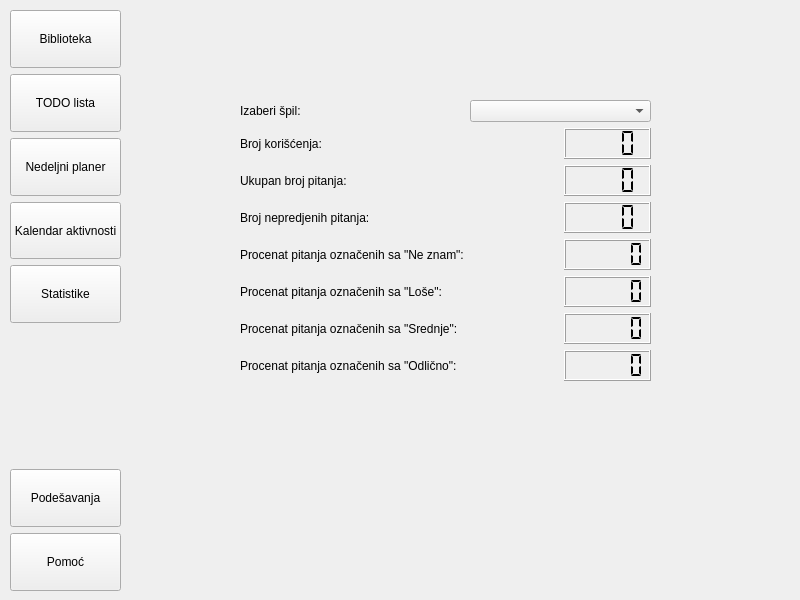
<?xml version="1.0" encoding="UTF-8"?>
<ui version="4.0">
 <class>StatsWindow</class>
 <widget class="QWidget" name="StatsWindow">
  <property name="geometry">
   <rect>
    <x>0</x>
    <y>0</y>
    <width>800</width>
    <height>600</height>
   </rect>
  </property>
  <property name="windowTitle">
   <string>Form</string>
  </property>
  <widget class="QWidget" name="layoutWidget">
   <property name="geometry">
    <rect>
     <x>10</x>
     <y>10</y>
     <width>111</width>
     <height>581</height>
    </rect>
   </property>
   <layout class="QVBoxLayout" name="verticalLayout">
    <item>
     <widget class="QPushButton" name="libraryButton">
      <property name="sizePolicy">
       <sizepolicy hsizetype="Minimum" vsizetype="MinimumExpanding">
        <horstretch>0</horstretch>
        <verstretch>0</verstretch>
       </sizepolicy>
      </property>
      <property name="text">
       <string>Biblioteka</string>
      </property>
     </widget>
    </item>
    <item>
     <widget class="QPushButton" name="todoButton">
      <property name="sizePolicy">
       <sizepolicy hsizetype="Minimum" vsizetype="MinimumExpanding">
        <horstretch>0</horstretch>
        <verstretch>0</verstretch>
       </sizepolicy>
      </property>
      <property name="text">
       <string>TODO lista</string>
      </property>
     </widget>
    </item>
    <item>
     <widget class="QPushButton" name="planerButton">
      <property name="sizePolicy">
       <sizepolicy hsizetype="Minimum" vsizetype="MinimumExpanding">
        <horstretch>0</horstretch>
        <verstretch>0</verstretch>
       </sizepolicy>
      </property>
      <property name="text">
       <string>Nedeljni planer</string>
      </property>
     </widget>
    </item>
    <item>
     <widget class="QPushButton" name="calendarButton">
      <property name="sizePolicy">
       <sizepolicy hsizetype="Minimum" vsizetype="MinimumExpanding">
        <horstretch>0</horstretch>
        <verstretch>0</verstretch>
       </sizepolicy>
      </property>
      <property name="text">
       <string>Kalendar aktivnosti</string>
      </property>
     </widget>
    </item>
    <item>
     <widget class="QPushButton" name="statsButton">
      <property name="sizePolicy">
       <sizepolicy hsizetype="Minimum" vsizetype="MinimumExpanding">
        <horstretch>0</horstretch>
        <verstretch>0</verstretch>
       </sizepolicy>
      </property>
      <property name="text">
       <string>Statistike</string>
      </property>
     </widget>
    </item>
    <item>
     <spacer name="verticalSpacer">
      <property name="orientation">
       <enum>Qt::Vertical</enum>
      </property>
      <property name="sizeType">
       <enum>QSizePolicy::Minimum</enum>
      </property>
      <property name="sizeHint" stdset="0">
       <size>
        <width>20</width>
        <height>140</height>
       </size>
      </property>
     </spacer>
    </item>
    <item>
     <widget class="QPushButton" name="settingsButton">
      <property name="sizePolicy">
       <sizepolicy hsizetype="Minimum" vsizetype="MinimumExpanding">
        <horstretch>0</horstretch>
        <verstretch>0</verstretch>
       </sizepolicy>
      </property>
      <property name="text">
       <string>Podešavanja</string>
      </property>
     </widget>
    </item>
    <item>
     <widget class="QPushButton" name="helpButton">
      <property name="sizePolicy">
       <sizepolicy hsizetype="Minimum" vsizetype="MinimumExpanding">
        <horstretch>0</horstretch>
        <verstretch>0</verstretch>
       </sizepolicy>
      </property>
      <property name="text">
       <string>Pomoć</string>
      </property>
     </widget>
    </item>
   </layout>
  </widget>
  <widget class="QWidget" name="gridLayoutWidget">
   <property name="geometry">
    <rect>
     <x>240</x>
     <y>100</y>
     <width>411</width>
     <height>281</height>
    </rect>
   </property>
   <layout class="QGridLayout" name="gridLayout">
    <item row="7" column="2">
     <widget class="QLCDNumber" name="midNumber">
      <property name="smallDecimalPoint">
       <bool>true</bool>
      </property>
      <property name="digitCount">
       <number>5</number>
      </property>
      <property name="segmentStyle">
       <enum>QLCDNumber::Flat</enum>
      </property>
     </widget>
    </item>
    <item row="8" column="2">
     <widget class="QLCDNumber" name="goodNumber">
      <property name="smallDecimalPoint">
       <bool>true</bool>
      </property>
      <property name="digitCount">
       <number>5</number>
      </property>
      <property name="segmentStyle">
       <enum>QLCDNumber::Flat</enum>
      </property>
      <property name="value" stdset="0">
       <double>0.000000000000000</double>
      </property>
     </widget>
    </item>
    <item row="5" column="2">
     <widget class="QLCDNumber" name="skipNumber">
      <property name="smallDecimalPoint">
       <bool>true</bool>
      </property>
      <property name="digitCount">
       <number>5</number>
      </property>
      <property name="segmentStyle">
       <enum>QLCDNumber::Flat</enum>
      </property>
     </widget>
    </item>
    <item row="8" column="0">
     <widget class="QLabel" name="label_6">
      <property name="text">
       <string>Procenat pitanja označenih sa &quot;Odlično&quot;:</string>
      </property>
     </widget>
    </item>
    <item row="6" column="2">
     <widget class="QLCDNumber" name="badNumber">
      <property name="smallDecimalPoint">
       <bool>true</bool>
      </property>
      <property name="digitCount">
       <number>5</number>
      </property>
      <property name="segmentStyle">
       <enum>QLCDNumber::Flat</enum>
      </property>
     </widget>
    </item>
    <item row="5" column="0">
     <widget class="QLabel" name="label_3">
      <property name="text">
       <string>Procenat pitanja označenih sa &quot;Ne znam&quot;:</string>
      </property>
     </widget>
    </item>
    <item row="8" column="1">
     <spacer name="horizontalSpacer">
      <property name="orientation">
       <enum>Qt::Horizontal</enum>
      </property>
      <property name="sizeType">
       <enum>QSizePolicy::Minimum</enum>
      </property>
      <property name="sizeHint" stdset="0">
       <size>
        <width>35</width>
        <height>20</height>
       </size>
      </property>
     </spacer>
    </item>
    <item row="3" column="2">
     <widget class="QLCDNumber" name="usesNumber">
      <property name="sizePolicy">
       <sizepolicy hsizetype="Minimum" vsizetype="Minimum">
        <horstretch>0</horstretch>
        <verstretch>0</verstretch>
       </sizepolicy>
      </property>
      <property name="smallDecimalPoint">
       <bool>false</bool>
      </property>
      <property name="digitCount">
       <number>4</number>
      </property>
      <property name="segmentStyle">
       <enum>QLCDNumber::Flat</enum>
      </property>
     </widget>
    </item>
    <item row="6" column="0">
     <widget class="QLabel" name="label_4">
      <property name="text">
       <string>Procenat pitanja označenih sa &quot;Loše&quot;:</string>
      </property>
     </widget>
    </item>
    <item row="3" column="0">
     <widget class="QLabel" name="label_7">
      <property name="text">
       <string>Ukupan broj pitanja:</string>
      </property>
     </widget>
    </item>
    <item row="0" column="0">
     <widget class="QLabel" name="label">
      <property name="text">
       <string>Izaberi špil:</string>
      </property>
     </widget>
    </item>
    <item row="0" column="1" colspan="2">
     <widget class="QComboBox" name="deckComboBox"/>
    </item>
    <item row="7" column="0">
     <widget class="QLabel" name="label_5">
      <property name="text">
       <string>Procenat pitanja označenih sa &quot;Srednje&quot;:</string>
      </property>
     </widget>
    </item>
    <item row="2" column="0">
     <widget class="QLabel" name="label_2">
      <property name="text">
       <string>Broj korišćenja:</string>
      </property>
     </widget>
    </item>
    <item row="2" column="2">
     <widget class="QLCDNumber" name="deckSizeNumber">
      <property name="sizePolicy">
       <sizepolicy hsizetype="Minimum" vsizetype="Minimum">
        <horstretch>0</horstretch>
        <verstretch>0</verstretch>
       </sizepolicy>
      </property>
      <property name="smallDecimalPoint">
       <bool>false</bool>
      </property>
      <property name="digitCount">
       <number>4</number>
      </property>
      <property name="segmentStyle">
       <enum>QLCDNumber::Flat</enum>
      </property>
     </widget>
    </item>
    <item row="4" column="0">
     <widget class="QLabel" name="label_8">
      <property name="text">
       <string>Broj nepredjenih pitanja:</string>
      </property>
     </widget>
    </item>
    <item row="4" column="2">
     <widget class="QLCDNumber" name="untestedNumber">
      <property name="sizePolicy">
       <sizepolicy hsizetype="Minimum" vsizetype="Minimum">
        <horstretch>0</horstretch>
        <verstretch>0</verstretch>
       </sizepolicy>
      </property>
      <property name="smallDecimalPoint">
       <bool>false</bool>
      </property>
      <property name="digitCount">
       <number>4</number>
      </property>
      <property name="segmentStyle">
       <enum>QLCDNumber::Flat</enum>
      </property>
     </widget>
    </item>
   </layout>
  </widget>
 </widget>
 <resources/>
 <connections/>
</ui>
